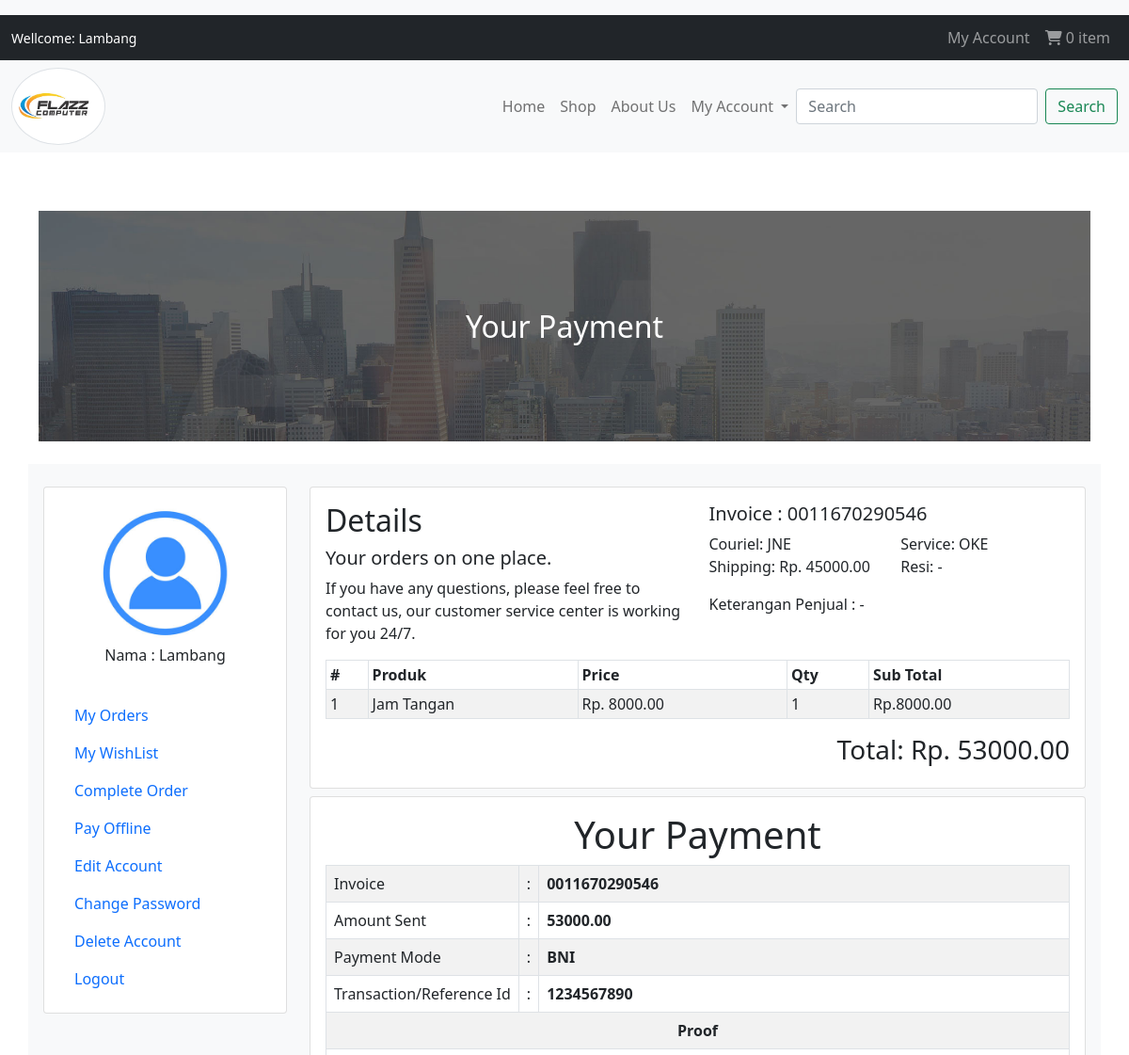
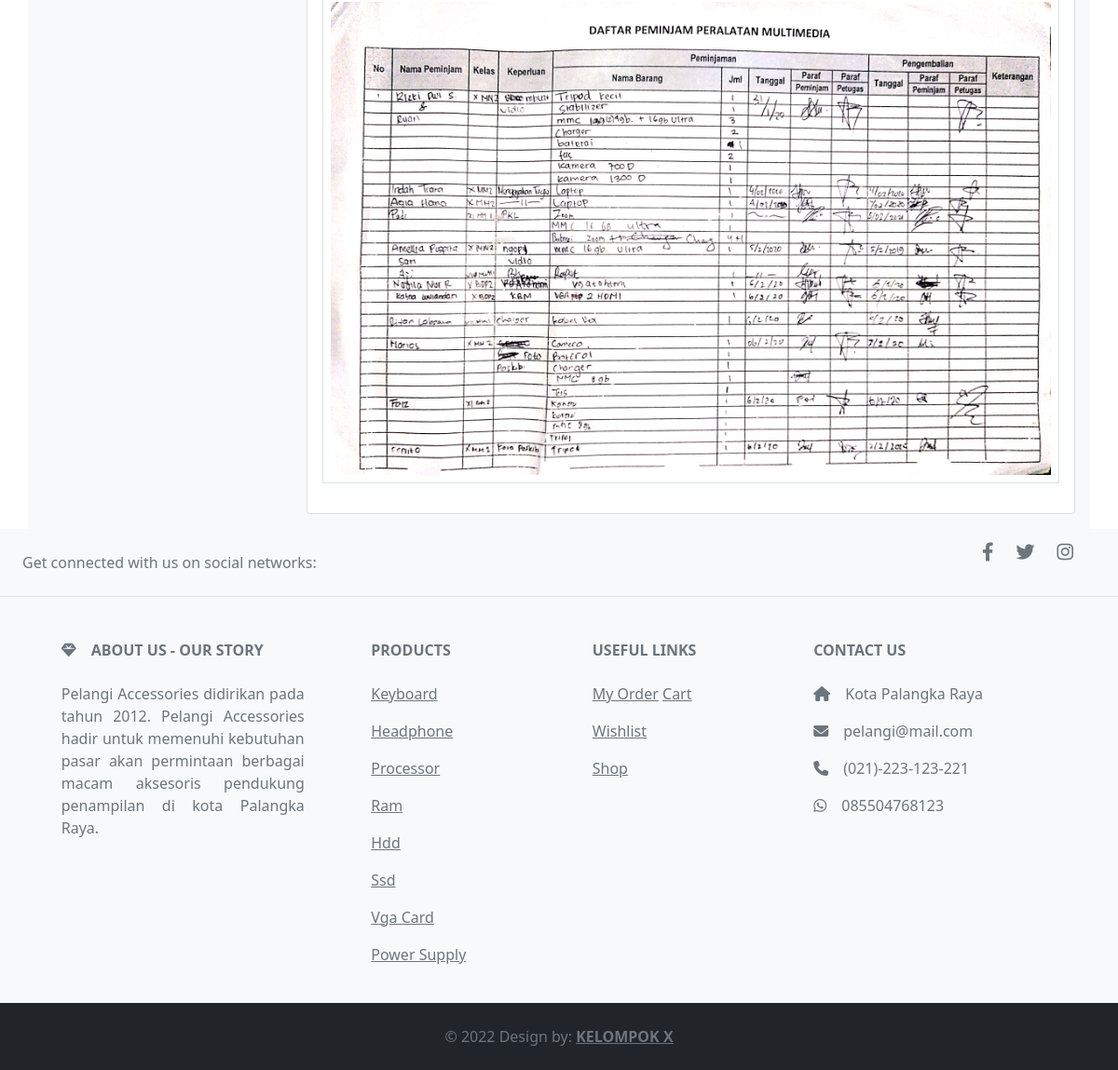
Screenshot of /order_detail.php?invoice=0011670290546 (signed in) with the database file from the repository (2 pictures, top to bottom).
### tables this page shows
CREATE TABLE `pesanan` (
  `id` int(10) NOT NULL,
  `invoice` varchar(15) NOT NULL,
  `id_pembeli` int(30) DEFAULT NULL,
  `nama_produk` varchar(50) NOT NULL,
  `harga` double(8,2) NOT NULL,
  `jumlah` int(10) NOT NULL,
  `kurir` enum('JNE','TIKI','POS INDONESIA') NOT NULL,
  `layanan` varchar(10) NOT NULL,
  `ongkir` double(8,2) NOT NULL,
  `tanggal_pesan` timestamp NOT NULL DEFAULT current_timestamp(),
  `resi` varchar(20) DEFAULT NULL,
  `status` enum('Cancel','Unpaid','Paid','Shipped','Complete') NOT NULL DEFAULT 'Unpaid',
  `keterangan` text DEFAULT NULL
);

CREATE TABLE `payment` (
  `id` int(30) NOT NULL,
  `id_pembeli` int(30) DEFAULT NULL,
  `invoice` varchar(15) NOT NULL,
  `nominal_kirim` double(8,2) NOT NULL,
  `payment_mode` enum('BNI','Mandiri','BRI','') NOT NULL,
  `id_reference` varchar(15) NOT NULL,
  `bukti_transaksi` varchar(50) DEFAULT NULL
);

CREATE TABLE `about_us` (
  `id` int(10) NOT NULL,
  `Heading` text NOT NULL,
  `Short_Desc` text NOT NULL,
  `Long_Desc` text NOT NULL
);

CREATE TABLE `categories` (
  `id` int(10) NOT NULL,
  `kategori` varchar(20) NOT NULL
);

CREATE TABLE `contact` (
  `id` int(1) NOT NULL,
  `facebook` varchar(50) DEFAULT NULL,
  `twitter` varchar(50) DEFAULT NULL,
  `instagram` varchar(50) DEFAULT NULL,
  `alamat` text NOT NULL,
  `email` varchar(50) DEFAULT NULL,
  `telepon` varchar(20) DEFAULT NULL,
  `whatsapp` varchar(15) DEFAULT NULL
);

### database/Function.php (called while the page is built, shortened)
<?php
function SelectAll($table_name){
    GLOBAL $conn;
    $sql = "SELECT * FROM $table_name";
    $result = $conn->query($sql);
    if ($result !== FALSE) {
      if ($result->num_rows > 0) {
        return $result;
      } else {
        echo "<script>console.log('0 results')</script>";
      }
    } else {
      echo "Error: " . $sql . "<br>" . $conn->error;
    }
}
function SelectRaw($sql){
    GLOBAL $conn;
    $result = $conn->query($sql);
    if ($result !== FALSE) {
      if ($result->num_rows > 0) {
        return $result;
      } else {
        echo "<script>console.log('0 results')</script>";
      }
    } else {
      echo "Error: " . $sql . "<br>" . $conn->error;
    }
}
?>

### order_detail.php (the view, shortened to what this page needs)
<?php
function headerTag(){
?>
<link rel="stylesheet" href="Css/style.css">
<?php
}
$head = headerTag();
include("database/Connection.php");
include("database/Function.php");
$sql="SELECT pesanan.invoice,pesanan.nama_produk,harga,jumlah,kurir,layanan,ongkir, harga*jumlah as sub_total, resi,status,keterangan  FROM `pesanan` WHERE id_pembeli='".$_SESSION['id_user']."' AND pesanan.invoice='".$_GET['invoice']."' AND status <> 'Unpaid'";
$sum=$conn->query("SELECT sum(harga*jumlah)+ongkir as total, status FROM `pesanan` WHERE invoice='".$_GET['invoice']."' AND status<>'Unpaid'")->fetch_assoc();
$payment=$conn->query("SELECT * FROM payment WHERE invoice='".$_GET['invoice']."'")->fetch_assoc();
$orders=SelectRaw($sql);
include("include/Top.php");
?>
<div class="container p-3 bg-light">
    <div class="row">
        <div class="col-lg-3">
            <?php include("include/Navs.php")?>
        </div>
        <div class="col-lg-9">
            <div class="card my-md-2">
                <div class="card-body">
                    <div class="row">
                        <div class="col-lg-6">
                            <h2 class="card-title">Details</h2>
                            <h5 class="card-title">Your orders on one place.</h5>
                            <p class="card-tex">If you have any questions, please feel free to contact us, our customer service center is working for you 24/7.</p>
                        </div>
                        <div class="col-lg-6">
                            <?php $data = $orders->fetch_assoc(); ?>
                            <h5 class="card-title"> Invoice : <?php echo (!is_null($orders))? $data['invoice'] :"0"?></h5>
                            <div class="row my-2 my-lg-0">
                                <div class="col-lg-6">
                                    <p class="card-text">Couriel: <?php echo (!is_null($orders))? $data['kurir'] :""?></p>
                                </div>
                                <div class="col-lg-6">
                                    <p class="card-text">Service: <?php echo (!is_null($orders))? $data['layanan'] :""?></p>
                                </div>
                                <div class="col-lg-6">
                                    <p class="card-text">Shipping: Rp. <?php echo (!is_null($orders))? $data['ongkir'] :"0"?></p>
                                </div>
                                <div class="col-lg-6">
                                    <p class="card-text">
                                    <?php
                                    if(!is_null($orders)){
                                        if($data['status']=='Shipped'){
                                    ?>
                                    <form action="order_detail.php?invoice=<?php echo (!is_null($orders))? $data['invoice'] :"0"?>" onsubmit="return confirm('Do you really want to Complete Orders?');" method="post">
                                        Resi: <?php if(!is_null($orders)) { echo ($data['resi'] !='' && !is_null($data['resi']))? '<span id="resi">'.$data['resi'].'</span> <button id="btn_resi" class="btn btn-sm btn-primary d-lg-block float-lg-end" onClick="copyResi()" type="button"><i class="fa-solid fa-copy me-1"></i>Copy Resi</button>' :"-"; } ?>
                                        <input class="btn btn-sm btn-success d-lg-block" type="submit" value="Complete" name="complete">
                                        <input type="hidden" name="invoice" value="<?php echo (!is_null($orders))? $data['invoice'] :"0"?>">
                                    </form>
                                    <?php }else{ ?>
                                        Resi: <?php if(!is_null($orders)) { echo ($data['resi'] !='' && !is_null($data['resi']))? '<span id="resi">'.$data['resi'].'</span> <button id="btn_resi" class="btn btn-sm btn-primary d-lg-block float-lg-end" onClick="copyResi()" type="button"><i class="fa-solid fa-copy me-1"></i>Copy Resi</button>' :"-"; } ?>
                                    <?php }} ?>
                                    </p>
                                </div>
                                <div class="col-12 mb-3">
                                    <p class="card-text">Keterangan Penjual :
                                    <?php echo (!is_null($data['keterangan']) && $data['keterangan']!='')? '<br>'.$data['keterangan'] :"-" ?>
                                    </p>
                                </div>
                            </div>
                        </div>
                    </div>
                    <div class="table-responsive">
                        <table class="table table-sm table-bordered table-hover table-striped">
                        <thead>
                        <tr>
                        <th>#</th>
                        <th>Produk</th>
                        <th>Price</th>
                        <th>Qty</th>
                        <th>Sub Total</th>
                        </tr>
                        </thead>
                        <tbody>
                        <?php
                        if(!is_null($orders)){
                        foreach($orders as $index => $order){?>
                        <tr>
                        <td><?php echo $index+1;?></td>
                        <td><?php echo $order['nama_produk']?></td>
                        <td>Rp. <?php echo $order['harga']?></td>
                        <td><?php echo $order['jumlah']?></td>
                        <td>Rp.<?php echo $order['sub_total']?></td>
                        </tr>
                        <?php }}else{echo "No Data";} ?>
                        </tbody>
                        </table>
                        </div>
                        <h3 class="card-title text-end">Total: Rp. <?php echo (!is_null($sum))? $sum['total'] :"0"?></h3>
                </div>
            </div>
            <?php
            if(!is_null($payment)){
            ?>
            <div class="card mt-2">
                <div class="card-body">
                <h1 align="center">Your Payment </h1>
                <div class="table-responsive">
                    <table class="table table-sm table-bordered table-hover table-striped">
                    <tr>
                    <td class="table-col-fit p-2">Invoice</td>
                    <td class="table-col-fit p-2">:</td>
                    <th class="p-2"><?php echo $payment['invoice']?></th>
                    </tr>
                    <tr>
                    <td class="table-col-fit p-2">Amount Sent</td>
                    <td class="table-col-fit p-2">:</td>
                    <th class="p-2"><?php echo $payment['nominal_kirim']?></th>
                    </tr>
                    <tr>
                    <td class="table-col-fit p-2">Payment Mode</td>
                    <td class="table-col-fit p-2">:</td>
                    <th class="p-2"><?php echo $payment['payment_mode']?></th>
                    </tr>
                    <tr>
                    <td class="table-col-fit p-2">Transaction/Reference Id</td>
                    <td class="table-col-fit p-2">:</td>
                    <th class="p-2"><?php echo $payment['id_reference']?></th>
                    </tr>
                    <tr>
                    <th class="p-2 text-center" colspan="3">Proof</th>
                    </tr>
                    <tr>
                    <td class="p-2 text-center" colspan="3">
                        <img class="img-fluid" src="image/transaction/<?php echo $payment['bukti_transaksi']?>" alt="payment">
                    </td>
                    </tr>
                    </table>
                    </div>
                </div>
            </div>
            <?php }?>
        </div>
    </div>
</div>
<?php
include("include/Bottom.php");
?>

### Include/Bottom.php (shortened to what this page needs)
<?php
include("database/Connection.php");
$about = $conn->query("SELECT * FROM about_us")->fetch_assoc();
$contact = $conn->query("SELECT * FROM contact")->fetch_assoc();
?>
<footer class="text-center text-lg-start bg-light text-muted">
  <section class="d-flex justify-content-center justify-content-lg-between p-4 border-bottom">
    <div class="me-5 d-none d-lg-block">
      <span>Get connected with us on social networks:</span>
    </div>
    <div>
      <?php
      echo (!is_null($contact['facebook']) && $contact['facebook'] !="")? '<a href="'.$contact['facebook'].'" target="_blank" class="me-4 text-reset"><i class="fab fa-facebook-f fa-lg"></i></a>':'';
      echo (!is_null($contact['twitter']) && $contact['twitter'] !="")? '<a href="'.$contact['twitter'].'" target="_blank" class="me-4 text-reset"><i class="fab fa-twitter fa-lg"></i></a>':'';
      echo (!is_null($contact['instagram']) && $contact['instagram'] !="")? '<a href="'.$contact['instagram'].'" target="_blank" class="me-4 text-reset"><i class="fab fa-instagram fa-lg"></i></a>':'';
      ?>
    </div>
  </section>
  <section class="">
    <div class="container text-center text-md-start mt-5">
      <div class="row mt-3">
        <div class="col-md-3 col-lg-4 col-xl-3 mx-auto mb-4">
          <h6 class="text-uppercase fw-bold mb-4">
            <i class="fas fa-gem me-3"></i><?php echo is_null($about)?'':$about['Heading']; ?>
          </h6>
          <p style="text-align: justify;">
          <?php echo is_null($about)?'':$about['Short_Desc']; ?>
          </p>
        </div>
        <div class="col-md-2 col-lg-2 col-xl-2 mx-auto mb-4">
          <h6 class="text-uppercase fw-bold mb-4">
            Products
          </h6>
          <?php
          $katagori = SelectAll('categories');
          foreach($katagori as $list){
          ?>
          <p>
            <a href="shop.php?s=<?php echo $list['kategori']?>" class="text-reset"><?php echo $list['kategori']?></a>
          </p>
          <?php } ?>
        </div>
        <div class="col-md-3 col-lg-2 col-xl-2 mx-auto mb-4">
          <h6 class="text-uppercase fw-bold mb-4">
            Useful links
          </h6>
          <p>
            <a href="my_order.php" class="text-reset">My Order</a>
            <a href="cart.php" class="text-reset">Cart</a>
          </p>
          <p>
            <a href="my_wishlist.php" class="text-reset">Wishlist</a>
          </p>
          <p>
            <a href="shop.php" class="text-reset">Shop</a>
          </p>
        </div>
        <div class="col-md-4 col-lg-3 col-xl-3 mx-auto mb-md-0 mb-4">
          <h6 class="text-uppercase fw-bold mb-4">Contact Us</h6>
          <?php echo (!is_null($contact['alamat']) && $contact['alamat'] !="")? '<p><i class="fas fa-home me-3"></i>'.$contact['alamat'].'</p>':""?>
          <?php echo (!is_null($contact['email']) && $contact['email'] !="")? '<p><i class="fas fa-envelope me-3"></i>'.$contact['email'].'</p>':""?>
          <?php echo (!is_null($contact['telepon']) && $contact['telepon'] !="")? '<p><i class="fas fa-phone me-3"></i>'.$contact['telepon'].'</p>':""?>
          <?php echo (!is_null($contact['whatsapp']) && $contact['whatsapp'] !="")? '<p><i class="fa-brands fa-whatsapp me-3"></i>'.$contact['whatsapp'].'</p>':""?>
        </div>
      </div>
    </div>
  </section>
  <div class="text-center p-4 bg-dark">
    © 2022 Design by:
    <a class="text-reset fw-bold" href="#"> KELOMPOK X</a>
  </div>
</footer>
</body>
</html>

### order_detail.php (style rules this page uses)
.table-col-fit { white-space: nowrap; width: 1%; }

### rows the page displays
pesanan: invoice "0011670290546", kurir "JNE", layanan "OKE", ongkir "45000.00", nama_produk "Jam Tangan", harga "8000.00", jumlah "1", sub_total "8000.00"
payment: invoice "0011670290546", nominal_kirim "53000.00", payment_mode "BNI", id_reference "1234567890", bukti_transaksi (picture)
about_us: Heading "ABOUT US - OUR STORY", Short_Desc "Pelangi Accessories didirikan pada tahun 2012. Pelangi Accessories hadir untuk memenuhi kebutuhan pasar akan permintaan berbagai macam aksesoris pendukung penampilan di kota Palangka Raya."
categories: kategori "Keyboard"
categories: kategori "Headphone"
categories: kategori "Processor"
categories: kategori "Ram"
categories: kategori "Hdd"
categories: kategori "Ssd"
categories: kategori "Vga Card"
categories: kategori "Power Supply"
contact: alamat "Kota Palangka Raya", email "pelangi@mail.com", telepon "(021)-223-123-221", whatsapp "085504768123"

### other values shown
explode(" ",$_SESSION['nama'])[0] "Lambang"
$cart_count "0"
$bannerTag "Your Payment"
$sum['total'] "53000.00"
